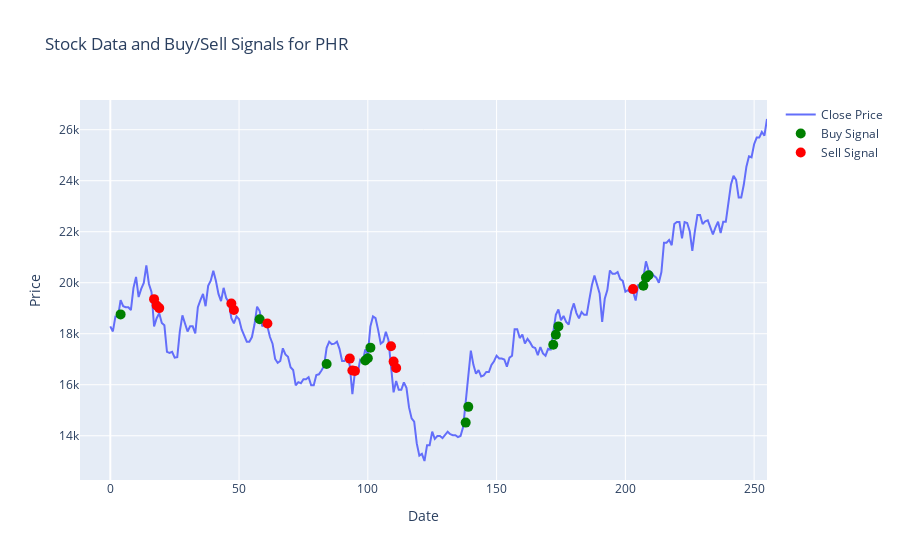

The code cell stored with this chart in its notebook:
### Code cell
def plot_trading_performance_with_signals(symbol, start_date, end_date, resolution):
    # Load data for the stock into a DataFrame
    data = vn.stock_historical_data(symbol=symbol, start_date=start_date, end_date=end_date, resolution=resolution, type="stock", beautify=True, decor=False, source='DNSE')
    # Generate buy and sell signals for the stock
    signals = generate_signals(data['close'])

    # Create a Plotly figure
    fig = go.Figure()

    # Plot historical data
    fig.add_trace(go.Scatter(x=data.index, y=data['close'], mode='lines', name='Close Price'))

    # Plot buy signals
    buy_signals = signals[signals['Buy_Signal'] == 1]
    fig.add_trace(go.Scatter(x=buy_signals.index, y=buy_signals['EMA5'], mode='markers', marker=dict(color='green', size=10), name='Buy Signal'))

    # Plot sell signals
    sell_signals = signals[signals['Sell_Signal'] == 1]
    fig.add_trace(go.Scatter(x=sell_signals.index, y=sell_signals['EMA5'], mode='markers', marker=dict(color='red', size=10), name='Sell Signal'))

    # Update layout
    fig.update_layout(title=f"Stock Data and Buy/Sell Signals for {symbol}", xaxis_title="Date", yaxis_title="Price")
    fig.show()

# Call the function to plot trading performance with signals for a specific symbol
plot_trading_performance_with_signals("PHR", start_date, end_date, resolution)

### Figure 1 — Plotly figure (JSON) as saved in the notebook; plotly's stock layout.template omitted (floating-point values rounded to 4 significant figures; data arrays with more than 128 entries replaced by an {"elided": "..."} marker saying what was removed)
{"data": [{"mode": "lines", "name": "Close Price", "type": "scatter", "x": {"elided": "256 int values"}, "y": {"elided": "256 int values"}}, {"marker": {"color": "green", "size": 10}, "mode": "markers", "name": "Buy Signal", "type": "scatter", "x": [4, 58, 84, 99, 100, 101, 138, 139, 172, 173, 174, 207, 208, 209], "y": [18760.0, 18570.0, 16810.0, 16950.0, 17040.0, 17450.0, 14510.0, 15130.0, 17570.0, 17960.0, 18290.0, 19880.0, 20200.0, 20290.0]}, {"marker": {"color": "red", "size": 10}, "mode": "markers", "name": "Sell Signal", "type": "scatter", "x": [17, 18, 19, 47, 48, 61, 93, 94, 95, 109, 110, 111, 203], "y": [19360.0, 19110.0, 19010.0, 19190.0, 18930.0, 18400.0, 17020.0, 16560.0, 16540.0, 17510.0, 16910.0, 16650.0, 19750.0]}], "layout": {"title": {"text": "Stock Data and Buy/Sell Signals for PHR"}, "xaxis": {"title": {"text": "Date"}}, "yaxis": {"title": {"text": "Price"}}}}
